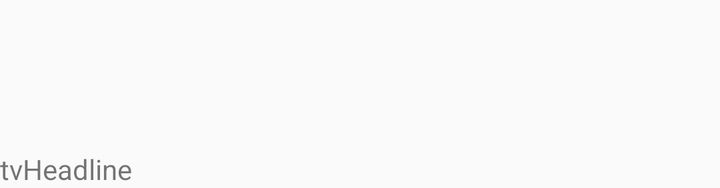
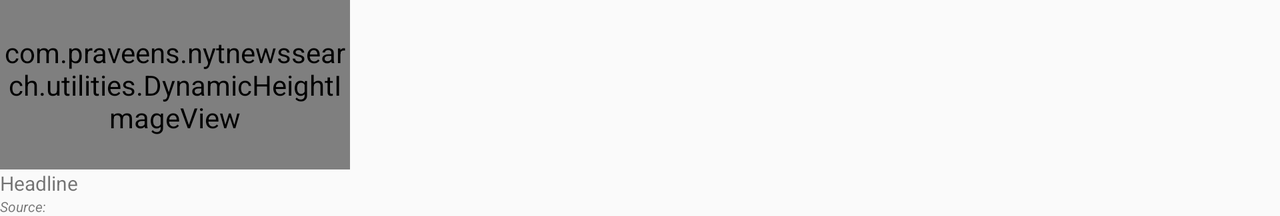

An Android layout and its configuration variant, each rendered on a device that would load it. The default file and the variant file are quoted in full after the pictures.
<!-- AndroidManifest.xml: application theme AppTheme -->
<!-- res/layout/article_item.xml -->
<?xml version="1.0" encoding="utf-8"?>
<RelativeLayout xmlns:android="http://schemas.android.com/apk/res/android"
    xmlns:app="http://schemas.android.com/apk/res-auto"
    android:layout_width="match_parent"
    android:layout_height="wrap_content"
    android:orientation="vertical">

    <ImageView
        android:id="@+id/ivThumbnail"
        android:layout_width="75dp"
        android:layout_height="75dp"
        android:adjustViewBounds="true"
        android:scaleType="center"
        android:src="@mipmap/ic_launcher"
        app:srcCompat="@mipmap/ic_launcher" />

    <TextView
        android:id="@+id/tvHeadline"
        android:layout_width="wrap_content"
        android:layout_height="wrap_content"
        android:layout_below="@+id/ivThumbnail"
        android:ellipsize="end"
        android:text="tvHeadline" />
</RelativeLayout>
<!-- resources referenced by this layout -->
<resources>
  <style name="AppTheme" parent="Theme.AppCompat.Light.DarkActionBar">
          <item name="android:dialogTheme">@style/AppDialogTheme</item>
          <item name="android:alertDialogTheme">@style/AppAlertTheme</item>
      </style>
  <style name="AppDialogTheme" parent="Theme.AppCompat.Light.Dialog">
          
          <item name="colorPrimary">@color/colorPrimary</item>
          <item name="colorPrimaryDark">@color/colorPrimaryDark</item>
          <item name="android:textColorHighlight">@color/light_blue</item>
          <item name="colorAccent">@color/colorAccent</item>
          <item name="colorControlNormal">@color/dark_blue</item>
          
          <item name="android:windowNoTitle">false</item>
          <item name="android:windowFullscreen">false</item>
          <item name="android:windowBackground">@color/gray</item>
          <item name="android:windowIsFloating">true</item>
          <item name="android:windowCloseOnTouchOutside">true</item>
      </style>
  <style name="AppAlertTheme" parent="Theme.AppCompat.Light.Dialog.Alert">
          <item name="colorPrimary">@color/dark_blue</item>
          <item name="colorAccent">@color/dark_blue</item>
          <item name="colorPrimaryDark">@color/colorPrimaryDark</item>
          <item name="colorControlNormal">@color/dark_blue</item>
          <item name="android:textColorHighlight">@color/light_blue</item>
      </style>
  <color name="colorPrimary">#3F51B5</color>
  <color name="colorPrimaryDark">#303F9F</color>
  <color name="light_blue">#334ee9ff</color>
  <color name="colorAccent">#FF4081</color>
  <color name="dark_blue">#180065</color>
  <color name="gray">#EEEEEE</color>
</resources>
<!-- res/layout-land/article_item.xml (the repository's variant of the layout above) -->
<!-- drawn on the phone turned sideways -->
<?xml version="1.0" encoding="utf-8"?>
<RelativeLayout xmlns:android="http://schemas.android.com/apk/res/android"
    xmlns:app="http://schemas.android.com/apk/res-auto"
    android:layout_width="match_parent"
    android:layout_height="wrap_content"
    android:orientation="vertical">

    <com.praveens.nytnewssearch.utilities.DynamicHeightImageView
        android:id="@+id/ivThumbnail"
        android:layout_width="175dp"
        android:layout_height="85dp"
        android:adjustViewBounds="true"
        android:scaleType="center"
        android:src="@mipmap/ic_launcher"
        app:srcCompat="@mipmap/ic_launcher" />

    <TextView
        android:id="@+id/tvHeadline"
        android:layout_width="wrap_content"
        android:layout_height="wrap_content"
        android:layout_below="@+id/ivThumbnail"
        android:ellipsize="end"
        android:text="Headline"
        android:textSize="10dp" />

    <TextView
        android:id="@+id/tvSource"
        android:layout_width="wrap_content"
        android:layout_height="wrap_content"
        android:layout_below="@+id/tvHeadline"
        android:ellipsize="end"
        android:text="Source:"
        android:textSize="7dp"
        android:textStyle="italic" />
</RelativeLayout>
